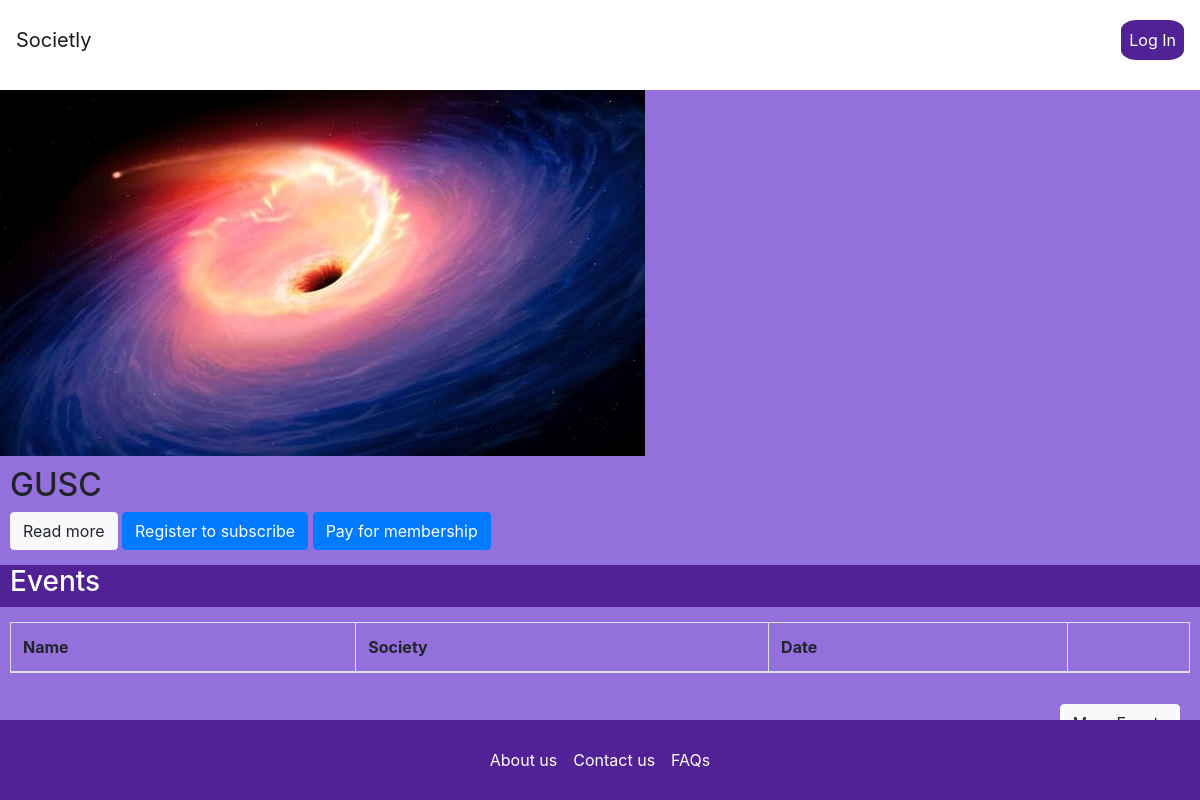
The page /society/GUSC/ on the database its author committed.
### backend/models.py (models this page shows, shortened)
class Society(models.Model):
    name = models.CharField(max_length = 128, unique = True)
    description = models.TextField(max_length = 2000)
    logo = models.ImageField(upload_to = 'society_profile_pictures', null = True, blank = True)
    email = models.EmailField()
    facebook = models.URLField(blank = True)
    linkedin = models.URLField(blank = True)
    instagram = models.URLField(blank = True)
    twitter = models.URLField(blank = True)
    members = models.ManyToManyField(Student, through = 'Membership', related_name="members")
    slug = models.SlugField(blank = True)
    class Meta:
        verbose_name = "society"
        verbose_name_plural = "societies"
    def __str__(self):
        return self.name

### backend/views.py (the view)
# urls.py: url(r'^society/(?P<society_name_slug>[\w\-]+)/$', views.society, name='society'),
def society(request, society_name_slug):
    context_dict = {}
    try:
        society = Society.objects.filter(slug = society_name_slug.lower()).first()
        print(society)
        events = Event.objects.filter(organized_by = society)
        context_dict['society'] = society
        context_dict['events'] = events
        if request.user.is_authenticated:
            member = Student.objects.get(user=request.user)
            if len(Membership.objects.filter(member = member, society = society)) != 0:
                context_dict['member'] = True
            else:
                context_dict['member'] = False
        else:
            context_dict['member'] = False
        print(context_dict['member'])
    except Exception as e:
        print(e)
        context_dict['society'] = None
        context_dict['events'] = None
        context_dict['member'] = False
    return render(request, "societly/society.html", context = context_dict)

### backend/templates/societly/society.html (shortened to what this page needs)
{% extends user.is_authenticated|yesno:"societly/base-loged-in.html,societly/base.html" %}
{% load staticfiles %}
    {% block body_block %}
            <div class=" container-fluid"  onload="seeMore()" style ="background-color:mediumpurple; height: 100%; padding: 0">
                <div style = " margin: 10px;">
                    <div class="row">
                      <div class="d-none d-sm-block" >
                        <img src="{{society.logo.url}}" alt ="Society image">
                      </div>
                      <div class="col-12 col-sm-9">
                         <div style = "margin-top: 10px"> <h2>{{society.name}}</h2></div>
                         <p class = "description"><p class="description" id = "first"></p><p  class="description" id = "dots"></p>
                         <button class="btn btn-light" onclick="showMore()" id = "sbtn">Read more</button>
                         {% if not user.is_authenticated %}
                            <a class="btn btn-primary" href="{%url 'register'%}" role="button">Register to subscribe</a>
                         {% elif member %}
                            <a class="btn btn-primary unsubscribe" role="button" data-society="{{society.slug}}" data-member="{{member}}">Join Society</a>
                            <a class="btn btn-primary subscribe" role="button" data-society="{{society.slug}}" data-member="{{member}}">Leave Society</a>
                         {% else %}
                            <a class="btn btn-primary unsubscribe" role="button" data-society="{{society.slug}}" data-member="{{member}}">Join Society</a>
                            <a class="btn btn-primary subscribe" role="button" data-society="{{society.slug}}" data-member="{{member}}">Leave Society</a>
                         {% endif %}
                         <a class="btn btn-primary" role="button" href="/payment/" >Pay for membership</a>
                      </div>
                    </div>
                    <div class="row" style = "background-color: rgb(81, 34, 149); margin-top: 15px;">
                        <h3 class = "col-12" style = "color:white">Events</h3>
                    </div>
                    <table class="table table-bordered">
                            <thead>
                              <tr>
                                <th scope="col">Name</th>
                                <th scope="col">Society</th>
                                <th scope="col">Date</th>
                                <th scope="col"></th>
                              </tr>
                            </thead>
                          </table>
                    <div class="row" style = "margin-top: 15px; float:right; margin-right: 10px;">
                           <button class="btn btn-light" onclick= moreEvents()>More Events</button>
                        </div>
            </div>
          </div>
    {% endblock %}

### backend/templates/societly/society.html (style rules this page uses)
.description { display:inline; }

### rows shown on the page
Society: logo (picture), name "GUSC"
